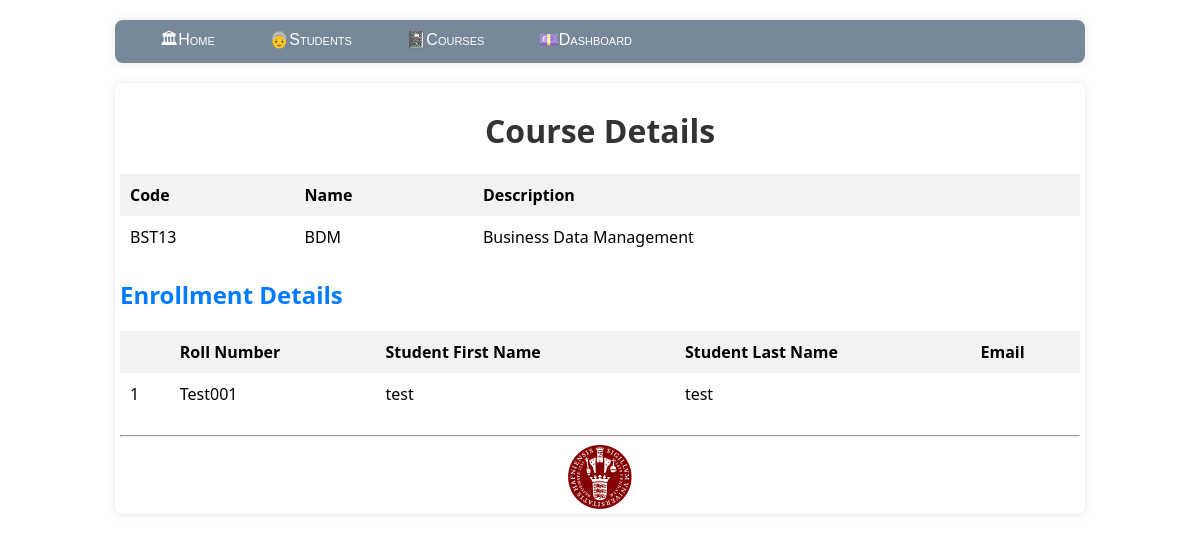
The page /course/1 on the database its author committed.
### model.py (models this page shows)
class Course(db.Model):
    __tablename__='course'
    course_id=db.Column(db.Integer,primary_key=True,autoincrement=True)
    course_code=db.Column(db.String,unique=True,nullable=False)
    course_name=db.Column(db.String,nullable=False)
    course_description=db.Column(db.String)

class Student(db.Model):
    __tablename__='student'
    student_id=db.Column(db.Integer,primary_key=True,autoincrement=True)
    roll_number=db.Column(db.String,unique=True,nullable=False)
    email=db.Column(db.String)
    first_name=db.Column(db.String,nullable=False)
    last_name=db.Column(db.String, nullable=False)
    courses=db.relationship('Course',backref='student',secondary='enrollments')

### app.py (the view)
@app.route('/course/<int:course_id>', methods=['GET'])
def course_details(course_id):
    course = Course.query.get(course_id)
    enrollments = Enrollments.query.filter_by(ecourse_id=course_id).all()
    students = []
    for enrollment in enrollments:
        student = Student.query.get(enrollment.estudent_id)
        if student:
            students.append(student)
    return render_template('course_details.html', course=course, students=students)

### templates/course_details.html (shortened to what this page needs)
{% extends "layout.html" %}
{% block content %}
<h1>Course Details</h1>
<table id="course-detail">
    <thead>
        <tr>
            <th>Code</th>
            <th>Name</th>
            <th>Description</th>
        </tr>
    </thead>
    <tbody>
        <tr>
            <td>{{ course.course_code }}</td>
            <td>{{ course.course_name }}</td>
            <td>{{ course.course_description }}</td>
        </tr>
    </tbody>
</table>
<h2>Enrollment Details</h2>
<table id="course-table">
    <thead>
        <tr>
            <th></th>
            <th>Roll Number</th>
            <th>Student First Name</th>
            <th>Student Last Name</th>
            <th>Email</th>
        </tr>
    </thead>
    <tbody>
        {% for student in students %}
        <tr>
            <td>{{ loop.index }}</td>
            <td>{{ student.roll_number }}</td>
            <td>{{ student.first_name }}</td>
            <td>{{ student.last_name }}</td>
            <td>{{ student.email }}</td>
        </tr>
        {% endfor %}
    </tbody>
</table>
{% endblock %}

### static/site.css (style rules this page uses)
body { background-color: rgb(f0, f0, f0); font-family: Arial, sans-serif; margin: 0; padding: 0; }
h1 { text-align: center; color: #333; }
table { width: 100%; border-collapse: collapse; margin-bottom: 20px; }
th, td { padding: 10px; text-align: left; }
th { background-color: #f2f2f2; }
h2 { color: #007bff; margin-bottom: 20px; }

### rows shown on the page
Course: course_code "BST13", course_name "BDM", course_description "Business Data Management"
Student: roll_number "Test001", first_name "test", last_name "test"
